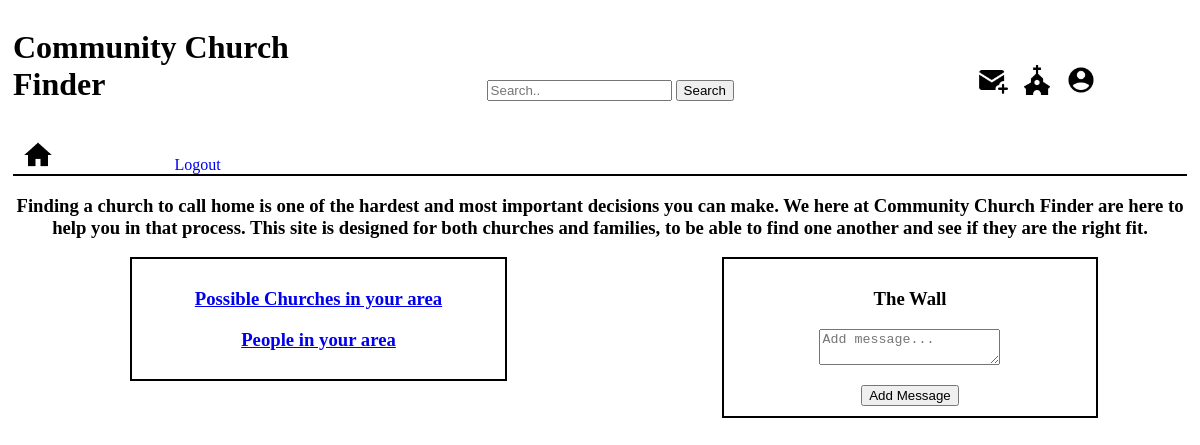
The app's page /user_home_page, older data.
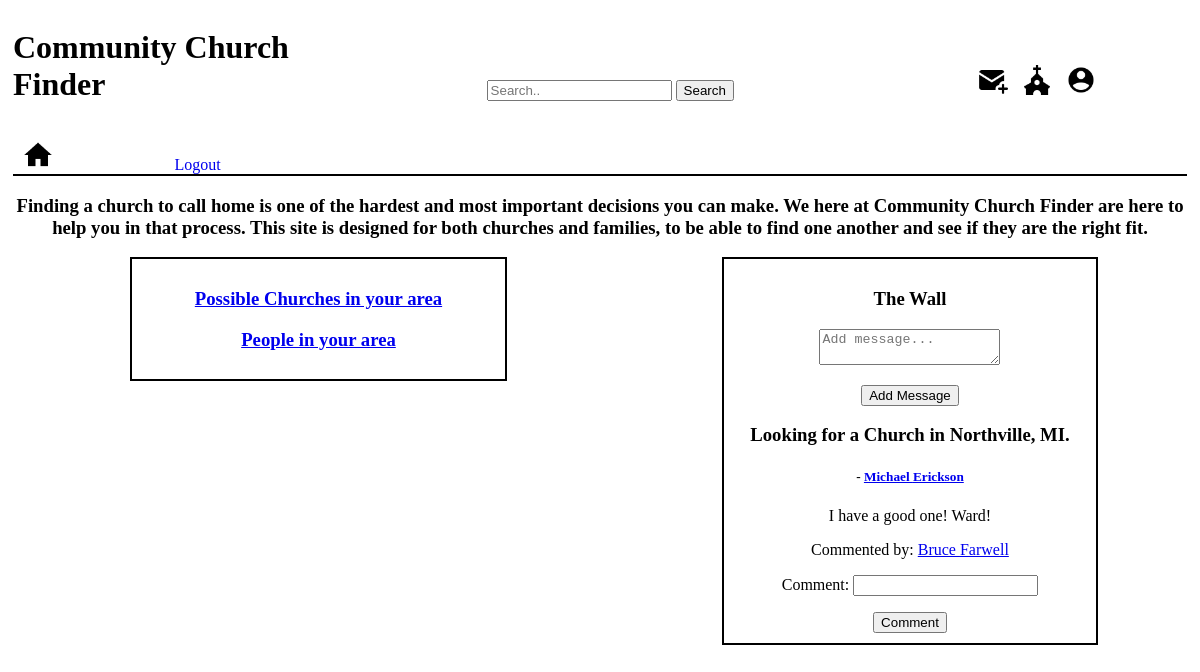
The same page, newer data.
### church_app/models.py (models this page shows)
class UserMessage(models.Model):
    message=models.TextField()
    user= models.ForeignKey(User, related_name='message', on_delete=models.CASCADE)
    created_at=models.DateTimeField(auto_now_add=True)
    updated_at=models.DateTimeField(auto_now=True)

class User(models.Model):
    first_name=models.CharField(max_length=255)
    last_name=models.CharField(max_length=255)
    email=models.CharField(max_length=255)
    password=models.CharField(max_length=255)
    age=models.CharField(max_length=20)
    user_address=models.CharField(max_length=255)
    user_city=models.CharField(max_length=255)
    user_state=models.CharField(max_length=2)
    user_email=models.CharField(max_length=255)
    user_facebook=models.CharField(max_length=255)
    user_instagram=models.CharField(max_length=255)
    adults=models.CharField(max_length=255)
    teens=models.CharField(max_length=255)
    kids=models.CharField(max_length=255)
    user_phone=models.CharField(max_length=255)
    denomination=models.CharField(max_length=255)
    church_size=models.CharField(max_length=255)
    student_programs=models.CharField(max_length=255)
    small_groups=models.CharField(max_length=255)
    user_info_other=models.TextField()
    created_at=models.DateTimeField(auto_now_add=True)
    updated_at=models.DateTimeField(auto_now=True)
    objects=UserManager()

class UserComments(models.Model):
    comment=models.CharField(max_length=255)
    user= models.ForeignKey(User, related_name='user_comment', on_delete=models.CASCADE)
    wall_message= models.ForeignKey(UserMessage, related_name='user_post_comments', on_delete=models.CASCADE)
    created_at=models.DateTimeField(auto_now_add=True)
    updated_at=models.DateTimeField(auto_now=True)

### church_app/views.py (the view)
# urls.py: path('user_home_page', views.home_page),
def home_page(request):
    context={
        'all_churches': Church.objects.all(),
        'all_users':User.objects.all(),
        'all_messages':UserMessage.objects.all(),
        'all_comments':UserComments.objects.all()
    }
    return render(request, "home_page.html", context)

### church_app/templates/home_page.html (shortened to what this page needs)
{% extends "base.html" %}
    {% load static %}
    {% block content %}
    <h3>Finding a church to call home is one of the hardest and most important decisions you can make. We here at Community Church Finder are here to help you in that process. This site is designed for both churches and families, to be able to find one another and see if they are the right fit.</h3>
    <div id="top_left">
        <h3><a href="/area_churches">Possible Churches in your area</a></h3>
        <h3><a href="/local_people">People in your area</a></h3>
    </div>
    <div id="top_right">
        <h3>The Wall</h3>
        <form action="/add_message" method="post">
            <p id="add_message"><textarea type="text" name="message" placeholder="Add message..."></textarea></p>
            <input id="submit" type="submit" value="Add Message">
        </form>
        {% for messages in all_messages %}
        <div id="messages">
            <h3>{{messages.message}}</h3>
            <h5>- <a href="/user_profile/{{messages.user.id}}">{{messages.user.first_name}} {{messages.user.last_name}}</a></h5>
        <div id="comment">
            {% for comment in messages.user_post_comments.all %}
                <p>{{comment.comment}}</p>
                <p>Commented by: <a href="/user_profile/{{comment.user.id}}">{{comment.user.first_name}} {{comment.user.last_name}}</a></p>
                {% endfor %}
            <form action="/user_add_comment/{{messages.id}}" method="post">
                <p>Comment: <input type="text" name="comment"></p>
                <input type="submit" value="Comment">
            </form>
        </div>
        {% endfor %}
    </div>
{% endblock %}

### church_app/templates/base.html (shortened to what this page needs)
<!DOCTYPE html>
<html lang="en">
<head>
    {% load static %}
    <link rel="stylesheet" href="{% static 'home_page.css' %}">
</head>
<body>
    <div id="wrapper">
        <div id="top">
            <h1>Community Church Finder</h1>
            <div class="search-container">
                <form action="/action_page.php">
                  <input type="text" placeholder="Search.." name="search">
                  <button type="submit">Search</button>
                </form>
              </div>
            <img id="nav_icons" src="{% static '/message.png' %}" alt="messages">
            <a href="/area_churches"><img id="nav_icons" src="{% static '/church.png' %}" alt="church"></a>
            <a href="/user_profile/{{request.session.user_id}}"><img id="nav_icons" src="{% static '/profile.png' %}" alt="profile"></a>
            <a class="profile" href="/user_home_page"><img id="nav_icons" src="{% static '/home.png' %}" alt="profile"></a>
            <a href="/logout">Logout</a>
        </div>
        {% block content %}{% endblock %}
        </div>
</body>
</html>

### church_app/static/home_page.css (style rules this page uses)
div#wrapper { margin: 5px; }
h1 { display: inline-block; width: 30%; margin-right: 10%; }
div#top { border-bottom: black 2px solid; }
h3 { text-align: center; }
a.profile { margin-right: 10%; width: 30px; height: 30px; padding: 5px; padding-bottom: 0px; }
#nav_icons { width: 30px; height: 30px; padding: 5px; padding-bottom: 0px; }
.search-container { display: inline-block; margin-right: 20%; }
div#top > a { display: inline-block; margin-top: 5px; text-decoration: none; }
div#top_left { text-align: center; margin-left: 10%; width: 30%; display: inline-block; border-collapse: collapse; vertical-align: top; border: 2px solid black; padding: 10px; }
p#add_message { padding-top: 0px; margin-top: 0px; }
div#top_right { text-align: center; display: inline-block; margin-left: 18%; border: 2px black solid; padding: 10px; width: 30%; }

Row changes from the older to the newer data that the page shows:
added UserMessage: message "Looking for a Church in Northville, MI.", user.first_name "Michael", user.last_name "Erickson"
added UserComments: comment "I have a good one! Ward!", user.first_name "Bruce", user.last_name "Farwell"
